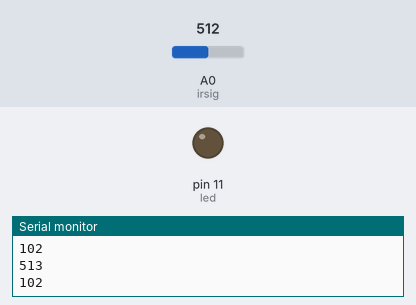
Recording of a sketch running on a simulated Arduino Uno, built with avr-gcc and run on an emulated ATmega328P. Parts: output pins drawn as LEDs (lit = HIGH), the last lines printed to the serial monitor. The inputs (shaded band) are chosen by the test bench; at power-on: A0 (irsig) = 512.

Above: at 1.2 s.
1.3 s: A0 (irsig) set to 6
4.2 s: A0 (irsig) set to 3
At 5.56 s:
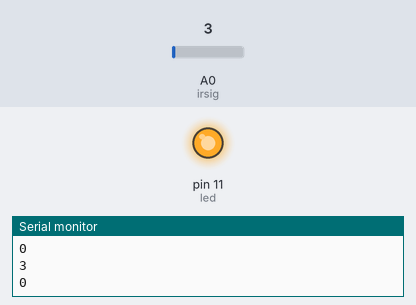
Timing chart, 0 to 7.2 s (numbered marks = the images above; inputs shaded):
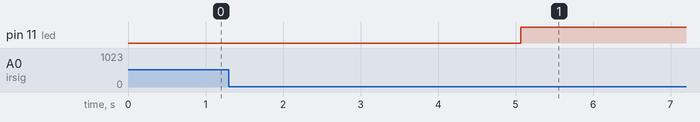

Measured:
- the behaviour switches between 5 and 4 on A0 (irsig) (found by bisection; images 0 and 1)
- after the input at 4.2 s, pin 11 (led): LOW → HIGH after 0.87 s

The sketch:

irsig_analog_detection.ino
```cpp
#define irsig A0
#define irtolerance 0.2
#define led 11
unsigned long all;
void setup() {

  Serial.begin(9600);
  all=calibrate();
  pinMode(led, OUTPUT);
}

void loop() {
  unsigned long a=millis();
  int ref=(irtolerance*all);
  Serial.println(all);
  Serial.println(ref);
  while(analogRead(irsig)<(all+ref))
  {
     if(millis()-a>1000){
      all=calibrate();
      return;
     }
  }
  digitalWrite(led,HIGH);
  delay(100);
  digitalWrite(led,LOW);
}
int calibrate(){
  int a;
  unsigned long all1;
 for(int i=0;i<100;i++){
   a=analogRead(irsig);
   all1+=a;
 }
 all1=all1/100;
  return all1;

}
```
